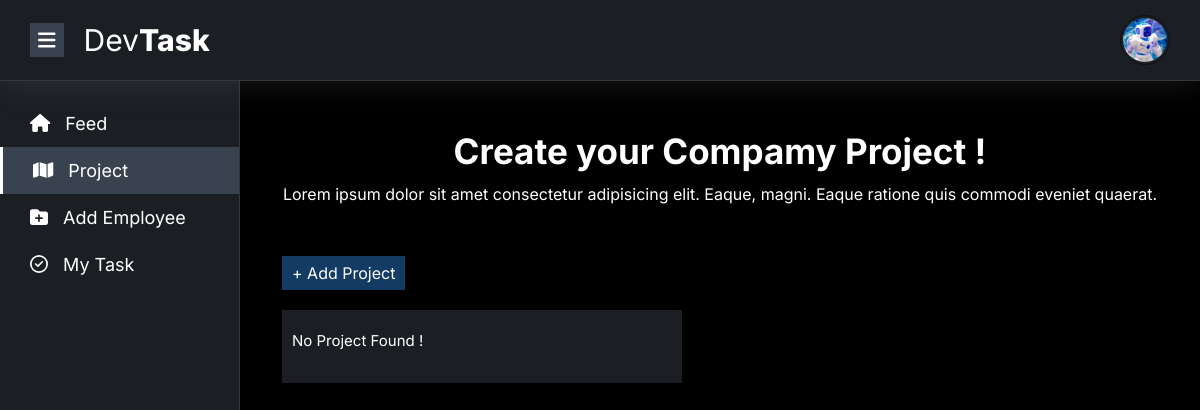
Page /project/ (signed in) on the earlier database version.
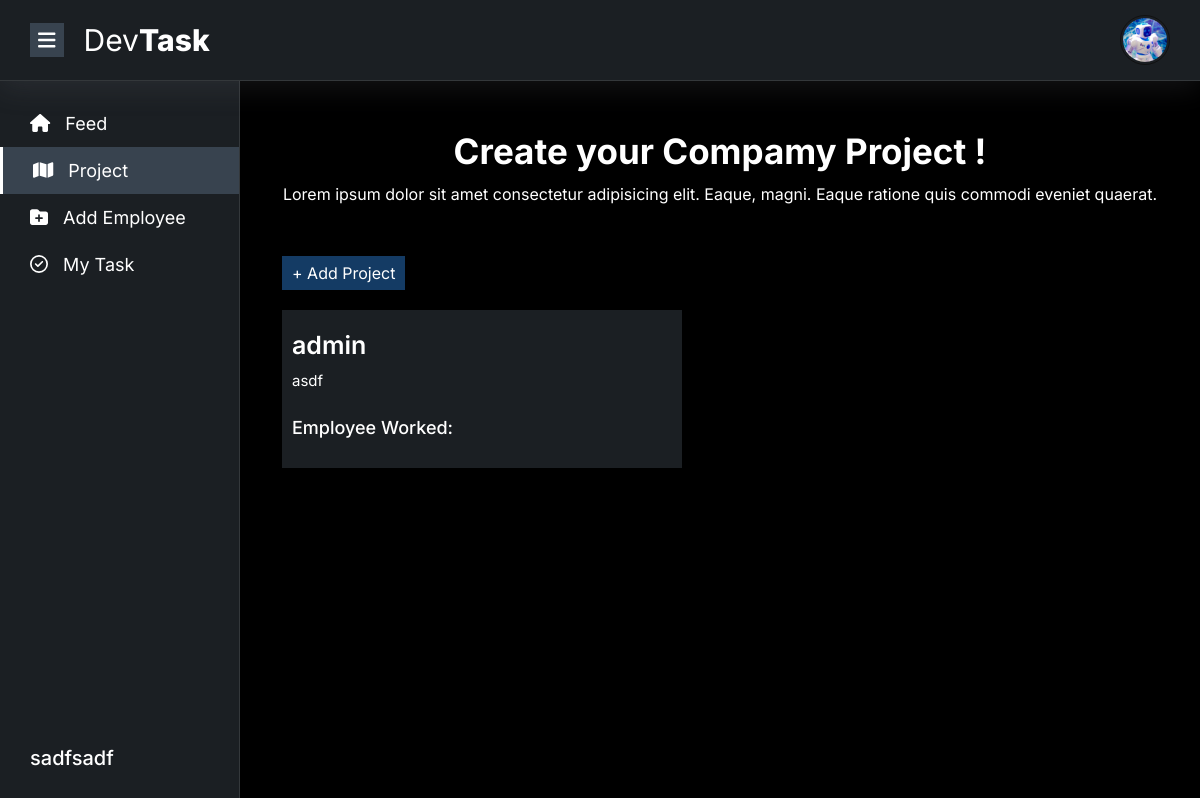
Same page on the later database version.
### account/models.py (models this page shows, shortened)
class User(AbstractUser):
    ROLE_CHOICES = [
        ('owner', 'Owner'),
        ('manager', 'Manager'),
        ('employee', 'Employee'),
    ]
    role = models.CharField(max_length=20, choices=ROLE_CHOICES, default='owner')
    image = models.ImageField(upload_to='profile/', default='../static/images/bot.jpg')
    company = models.CharField(max_length=255)
    position = models.CharField(max_length=255, blank=True, null=True)

### main/models.py (models this page shows, shortened)
class Project(models.Model):
    name = models.CharField(max_length=255)
    description = models.TextField(blank=True, null=True)
    employee = models.ManyToManyField(User, related_name="projects")
    user = models.ForeignKey(User, on_delete=models.CASCADE, related_name='created_projects')
    created_at = models.DateTimeField(auto_now_add=True)
    class Meta:
        ordering = ['-created_at']

### main/views.py (the view)
# urls.py: path('project/', views.project, name='project'),
@login_required
def project(request):
    user_company = request.user.company
    projects = Project.objects.filter(user__company=user_company)
    employees = User.objects.filter(role='employee', company=user_company)
    return render(request, 'project.html', {'projects': projects, 'employees': employees})

### templates/project.html (shortened to what this page needs)
{% extends "base.html" %}
{% load static %}
{% block main %}
				<div class="container">
					<div class="row">
						<div class="col-12">
							<div class="add-employee">
								<div class="add-employee-header">
									<h2>Create your Compamy Project !</h2>
									<p>Lorem ipsum dolor sit amet consectetur adipisicing elit. Eaque, magni. Eaque ratione quis commodi eveniet quaerat.</p>
								</div>
							</div>
						</div>
						<div class="col-12">
							<div class="add-employee-btn">
								<button data-bs-toggle="modal" data-bs-target="#exampleModal">+ Add Project</button>
							</div>
							<div class="project-list">
								{% if projects %}
									{% for project in projects %}
										<div class="single-project-list">
											<h2>
												<a href="">{{ project.name }}</a>
											</h2>
											<p>{{ project.description }}</p>
											<div class="mt-4">
												<h4>Employee Worked:</h4>
											</div>
										</div>
									{% endfor %}
								{% else %}
									<div class="single-project-list">
										<p>No Project Found !</p>
									</div>
								{% endif %}
							</div>
						</div>
					</div>
				</div>
	{% endblock main %}

### templates/base.html (shortened to what this page needs)
{% load static %}
<!DOCTYPE html>
<html lang="en">
<head>
	<link rel="stylesheet" type="text/css" href="https://cdn.jsdelivr.net/npm/toastify-js/src/toastify.min.css">
	<link rel="stylesheet" href="{% static 'css/bootstrap.min.css' %}">
	<link rel="stylesheet" href="{% static 'css/all.min.css' %}">
	<link rel="stylesheet" href="{% static 'css/style.css' %}">
	<link rel="stylesheet" href="{% static 'css/responsive.css' %}">
</head>
<body>
	<header>
		<div class="container-custom">
			<div class="row">
				<div class="col-12">
					<div class="header-main">
						<div class="header-left">
							<button id="menu-btn"><i class="fa-solid fa-bars"></i></button>
							<div class="header-logo">
								<a href="{% url 'home' %}">
									<h2>Dev<span>Task</span></h2>
								</a>
							</div>
						</div>
						<div class="header-right d-flex align-items-center gap-1">
							{% if request.user.is_authenticated %}
								<div class="header-profile">
									<img src="{{ request.user.image.url }}" id="profile-open-btn" alt="">
								</div>
							{% else %}
								<div>
									<a href="{% url 'signup' %}" class="primary-button text-white"> Login</a>
								</div>
							{% endif %}
							</div>
						</div>
					</div>
				</div>
			</div>
	</header>
	<section>
		<div class="main-body-layout">
			<aside id="aside" class="width-20">
				<div class="aside-menu-item">
					<ul>
						<li>
							<a href="{% url 'home' %}" {% if request.path == '/' %} class="active" {% endif %}>
								<i class="fa-solid fa-house"></i>
								Feed
							</a>
						</li>
						<li>
							<a href="{% url 'project' %}" {% if request.path == '/project/' %} class="active" {% endif %}>
								<i class="fa-solid fa-map"></i>
								Project
							</a>
						</li>
						{% if user.role == 'owner' %}
							<li>
								<a href="{% url 'employee' %}" {% if request.path == '/employee/' %} class="active" {% endif %}>
									<i class="fa-solid fa-folder-plus"></i>
									Add Employee
								</a>
							</li>
						{% endif %}
						<li>
							<a href="{% url 'task' %}" {% if request.path == '/task/' %} class="active" {% endif %}>
								<i class="fa-regular fa-circle-check"></i>
								My Task
							</a>
						</li>
					</ul>
				</div>
				<div class="company-name">
					<h2>{{request.user.company}}</h2>
				</div>
			</aside>
			<main id="main" class="margin-20">
				{% block main %}
				{% endblock main %}
			</main>
		</div>
	</section>
</body>
</html>

Differences in the rows shown:
changed User: user.company (not shown) → "sadfsadf"
added Project: name "admin", description "asdf"
Other differences:
text no longer shown: "No Project Found !"
